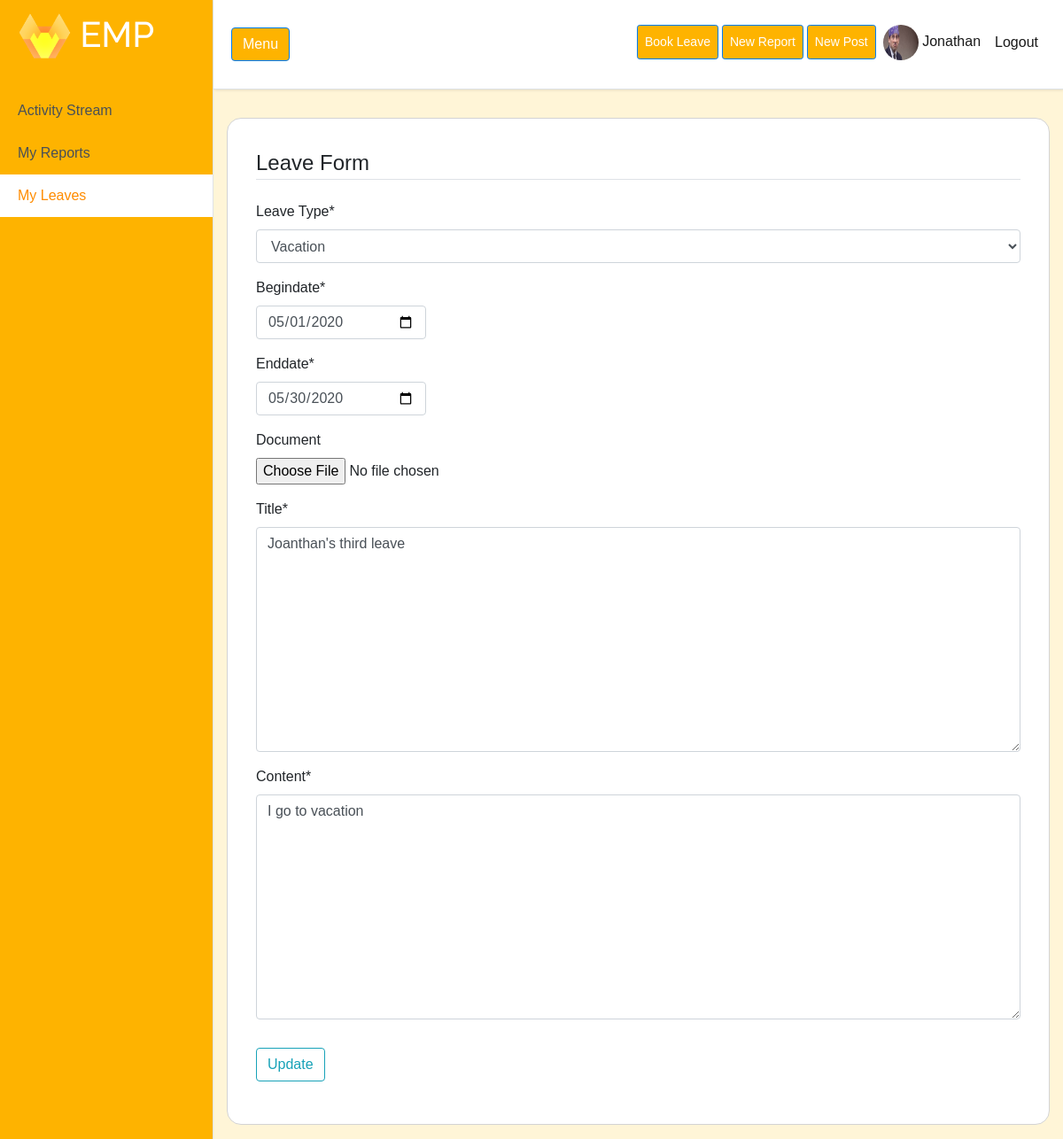
Page /leave/39/update (signed in) on the committed database.
### users/models.py (models this page shows, shortened)
class Profile(models.Model):
    user = models.OneToOneField(User, on_delete=models.CASCADE)
    image = models.ImageField(default='default.jpg', upload_to='profile_pics')
    bio = models.TextField(max_length=500, blank=True)
    location = models.CharField(max_length=30, blank=True)
    birth_date = models.DateField(null=True, blank=True)
    is_employee = models.BooleanField(default=True)

### bookleave/models.py (models this page shows, shortened)
class Leave(models.Model):
    type = models.CharField(verbose_name="Leave Type", max_length=20, choices=TYPE_CHOICES)
    begindate = models.DateTimeField()
    enddate = models.DateTimeField()
    date_posted = models.DateTimeField(default=timezone.now)
    document = models.FileField(blank=True, default=None, upload_to='documents')
    title = models.TextField(max_length=100)
    content = models.TextField()
    owner = models.ForeignKey(User, on_delete=models.CASCADE, null=True)
    is_accepted = models.BooleanField(default=False)
    is_rejected = models.BooleanField(default=False)
    class Meta:
        ordering = ['-date_posted']

### bookleave/views.py (the view, shortened to what this page needs)
# urls.py: path('leave/<int:pk>/update', LeaveUpdateView.as_view(), name='leave-update'),
class LeaveUpdateView(LoginRequiredMixin, SuccessMessageMixin, UserPassesTestMixin, UpdateView):
    model = Leave
    form_class = UpdateForm
    success_message = 'Leave is successfully Updated'
    def get_form_kwargs(self):
        kwargs = super().get_form_kwargs()
        kwargs['user'] = self.request.user
        kwargs['current_leave'] = self.get_object()
        return kwargs
    def test_func(self):
        leave = self.get_object()
        return self.request.user == leave.owner

### bookleave/forms.py (shortened to what this page needs)
class UpdateForm(forms.ModelForm):
    class Meta:
        model = Leave
        fields = ['type', 'begindate', 'enddate', 'document', 'title', 'content']
        widgets = {
            'begindate': forms.DateInput(attrs={'type': 'date', 'style': 'max-width: 12em'}),
            'enddate': forms.DateInput(attrs={'type': 'date', 'style': 'max-width: 12em'})
        }
    def __init__(self, *args, **kwargs):
        self.user = kwargs.pop('user')
        self.object = kwargs.pop('current_leave')
        super().__init__(*args, **kwargs)

### bookleave/templates/bookleave/leave_form.html (shortened to what this page needs)
{% extends "activitystream/base.html" %}
{% load crispy_forms_tags %}
{% block content %}
    {% if  leave.is_rejected or leave.is_accepted %}
    <h1>Leave Report already confirmed</h1>
    {% else %}
        <div id = "main">
    <div class="content-section">
        <form method="POST" enctype="multipart/form-data">
            <fieldset class="form-group">
                <legend class="border-bottom mb-4">Leave Form</legend>
                {{ form|crispy  }}
            </fieldset>
            <div class="form-group">
                <button class="btn btn-outline-info" type="submit">Update</button>
            </div>
        </form>
    </div>
    </div>
    {% endif %}
{%  endblock content %}

### activitystream/templates/activitystream/base.html (shortened to what this page needs)
{% load static %}
<!DOCTYPE html>
<html lang="en">
<head>
  <link rel="stylesheet" href="https://stackpath.bootstrapcdn.com/bootstrap/4.4.1/css/bootstrap.min.css">
  <link rel="stylesheet" type="text/css" href="{% static 'activitystream/main.css' %}">
</head>
<body>
  <div class="d-flex" id="wrapper">
    <div class=" border-right" style="background-color: #feb300; !important;" id="sidebar-wrapper">
      <div class="sidebar-heading" style="background-color: #feb300; !important;"><h1> <img src="{% static "activitystream/logo.png" %}" alt="Employee Portal" style="width:60px"/> EMP</h1></div>
      <div class="list-group list-group-flush">
        <a href="{% url 'activity-home' %}" class="list-group-item list-group-item-action" id = "activity_button" >Activity Stream</a>
        {% if user.is_active and user.is_staff %}
        <a href="{% url 'all-reports' %}" class="list-group-item list-group-item-action " id = "report_button" >Check Reports</a>
        <a href="{% url 'all-leaves' %}" class="list-group-item list-group-item-action" id = "leave_button" >Check Leaves</a>
        {% else %}
        <a href="{% url 'reports-home' %}" class="list-group-item list-group-item-action" id = "reportto_button">My Reports</a>
        <a href="{% url 'leave-home' %}" class="list-group-item list-group-item-action" id = "bookleave_button">My Leaves</a>
        {% endif %}
      </div>
    </div>
    <div id="page-content-wrapper">
      <nav class="navbar navbar-expand-lg navbar-light border-bottom sticky-top" style="background-color: white; !important;" >
        <button class="btn btn-primary" id="menu-toggle">Menu</button>
        <div class="collapse navbar-collapse" id="navbarSupportedContent">
          <ul class="navbar-nav ml-auto mt-2 mt-lg-0">
            {% if user.is_authenticated %}
              {% if not user.is_staff %}
              <li class="nav-item active mt-1">
                <a class="btn btn-primary btn-sm nav-link mt-1 mr-1" href="{% url 'leave-create' %}" style="color: white">Book Leave</a>
              </li>
              <li class="nav-item active mt-1">
               <a class="btn btn-primary btn-sm nav-link mt-1 mr-1" href="{% url 'report-create' %}" style="color: white">New Report</a>
              </li>
            {% endif %}
              <li class="nav-item active mt-1">
                 <a class="btn btn-primary btn-sm nav-link mt-1" href="{% url 'post-create' %}" style="color: white">New Post</a>
              </li>
                 <li class="nav-item active mb-1 ">
                <a class="nav-link" href="{% url 'profile' %}">
                        <img height="40px" width="40px"  class="rounded-circle account-img" src="{{ user.profile.image.url }}">
                    {{ user.username }}</a>
                </li>
                <li class="nav-item active mb-1 ">
                <a class="nav-link mt-2" href="{% url 'logout' %}">  Logout</a>
                </li>
            {% else %}
              <li class="nav-item active">
                <a class="nav-link" href="{% url 'activity-home' %}">Home <span class="sr-only">(current)</span></a>
              </li>
            {% endif %}
          </ul>
        </div>
      </nav>
<div id = main-section>
      <div class="container-fluid">
      <br>
      {% block content %}{% endblock %}
      </div>
</div>
    </div>
  </div>
</body>
</html>

### activitystream/static/activitystream/main.css (style rules this page uses)
.list-group-item-action { background-color: #feb300; !important; position: fixed; }
body { overflow-x: hidden; font-family: 'Poppins', sans-serif; background: #fff5d7; }
.btn-primary { background-color: #feb300; !important; }
#activity_button { margin-top:6.3rem; width: 15rem; }
#report_button,#reportto_button { margin-top:9.3rem; width:15rem; }
#leave_button,#bookleave_button { margin-top:12.3rem; width: 15rem; }
#main-section { margin-top: -2rem; }
.sidebar-heading { position: fixed; color: white; background: rgba(0, 0, 0, 0.2); }
.navbar { padding: 20px ; background: #fff; border: none; border-radius: 0; margin-bottom: 40px; box-shadow: 1px 1px 3px rgba(0, 0, 0, 0.1); }
#sidebar-wrapper { min-height: 100vh; margin-left: -15rem; -webkit-transition: margin .25s ease-out; -moz-transition: margin .25s ease-out; -o-transition: margin .25s ease-out; transition: margin .25s ease-out; }
#sidebar-wrapper .sidebar-heading { padding: 0.875rem 1.25rem; font-size: 1.2rem; }
#sidebar-wrapper .list-group { width: 15rem; }
#page-content-wrapper { min-width: 100vw; }
@media (min-width: 768px) { #sidebar-wrapper { margin-left: 0; } }
@media (min-width: 768px) { #page-content-wrapper { min-width: 0; width: 100%; } }
h1 { font-family: Raleway ; }

### bookleave/templates/bookleave/leave_form.html (style rules this page uses)
#leave_button, #bookleave_button { background-color: white; font-size: 1rem; color: darkorange; }
#main { padding: 2rem; border: solid 1px lightgrey; border-radius: 1rem; background: white; margin-bottom: 1rem; }

### rows in the picture
Leave: type "Vacation", begindate "05/01/2020", enddate "05/30/2020", title "Joanthan's third leave", content "I go to vacation"

### other values in the picture
{{ user.username }} "Jonathan"
